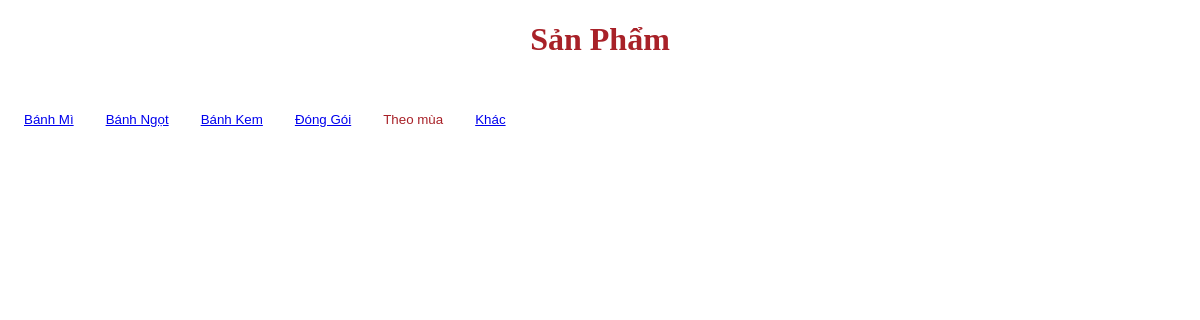
Before: /theomua.php with the older database file.
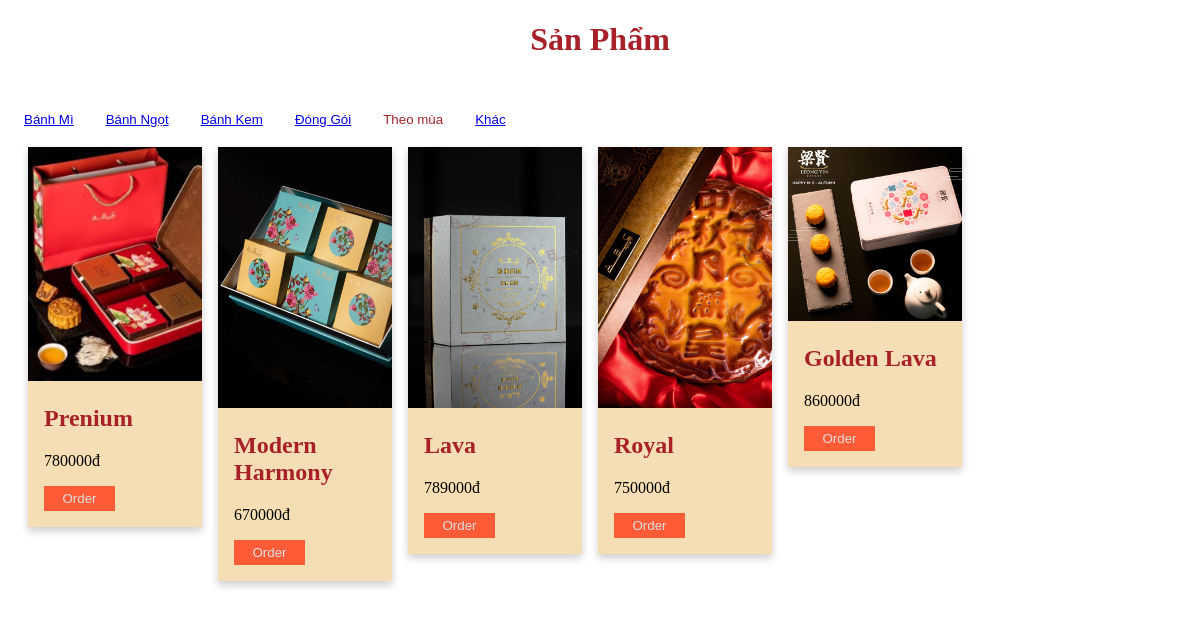
After: the same page with the newer database file.
### tables this page shows
CREATE TABLE IF NOT EXISTS `tb_product` (
  `product_id` varchar(11) NOT NULL,
  `product_name` varchar(50) NOT NULL,
  `product_description` varchar(1000) NOT NULL,
  `Images` varchar(50) NOT NULL,
  `product_price` float NOT NULL,
  `product_category` varchar(50) NOT NULL,
  PRIMARY KEY (`product_id`)
);

### theomua.php (the view, shortened to what this page needs)
<!DOCTYPE html>
<?php
include_once '../SweetBakery/lib/connect.inc';
$sql = "select * from tb_product where product_category='Theomua'";
$result = mysqli_query($link, $sql);
?>
<html>
    <head>
        <link href="css/css/product.css" rel="stylesheet" type="text/css"/>
    </head>
    <body>
        <h1>Sản Phẩm</h1>
        <br>
        <div class="tab" >
            <button class="tablinks" onclick="openCity(event)"><a href="banhkem.php">Bánh Mì</a></button>
            <button class="tablinks" onclick="openCity(event)"><a href="banhngot.php">Bánh Ngọt</a></button>
            <button class="tablinks" onclick="openCity(event)"><a href="banhkem.php">Bánh Kem</a></button>
            <button class="tablinks" onclick="openCity(event)"><a href="donggoi.php">Đóng Gói</a></button>
            <button class="tablinks" onclick="openCity(event, 'Theomua')">Theo mùa</button>
            <button class="tablinks" onclick="openCity(event)"><a href="khac.php">Khác</a></button>
        </div>
        <div id="Theomua" class="tabcontent">
            <div class="row">
                <?php
                while ($row = mysqli_fetch_row($result)) {
                    echo "<div class='column'>";
                    echo"<div class='card'>";
                    echo "<img src='../SweetBakery/Images/$row[3]' style='width:100%'/>";
                    echo "<div class='container'>";
                    echo "<h2>$row[1]</h2>";
                    echo "<p>$row[4]đ</p>";
                    echo "<p><button class='button'>Order</button></p>";
                    echo "</div>";
                    echo "</div>";
                    echo "</div>";
                }
                ?>
            </div>
        </div>
</body>
</html>

### css/css/product.css (style rules this page uses)
h2 { color: #A82128; }
h1 { text-align: center; color:#A82128; }
.tab { overflow: hidden; background-color: white; width: 600px; }
.tab button { background-color: inherit; float: left; border: none; outline: none; cursor: pointer; padding: 14px 16px; transition: 0.3s; }
.tabcontent { padding: 6px 12px; }
.tablinks { color:#A82128; }
body { background-color:white; }
.column { float: left; width: 15%; margin-bottom: 16px; padding: 0 8px; }
.card { box-shadow: 0 4px 8px 0 rgba(0, 0, 0, 0.2); background-color: wheat; }
.container { padding: 0 16px; }
.container::after, .row::after { content: ""; clear: both; display: table; }
.button { border: none; outline: 0; display: inline-block; padding: 5px; color: #ddd; background-color: #FF5B36; text-align: center; cursor: pointer; width: 50%; }

Changed rows visible on the page:
added tb_product: Images (picture), product_name "Prenium", product_price "780000"
added tb_product: Images (picture), product_name "Modern Harmony", product_price "670000"
added tb_product: Images (picture), product_name "Lava", product_price "789000"
added tb_product: Images (picture), product_name "Royal", product_price "750000"
added tb_product: Images (picture), product_name "Golden Lava", product_price "860000"
